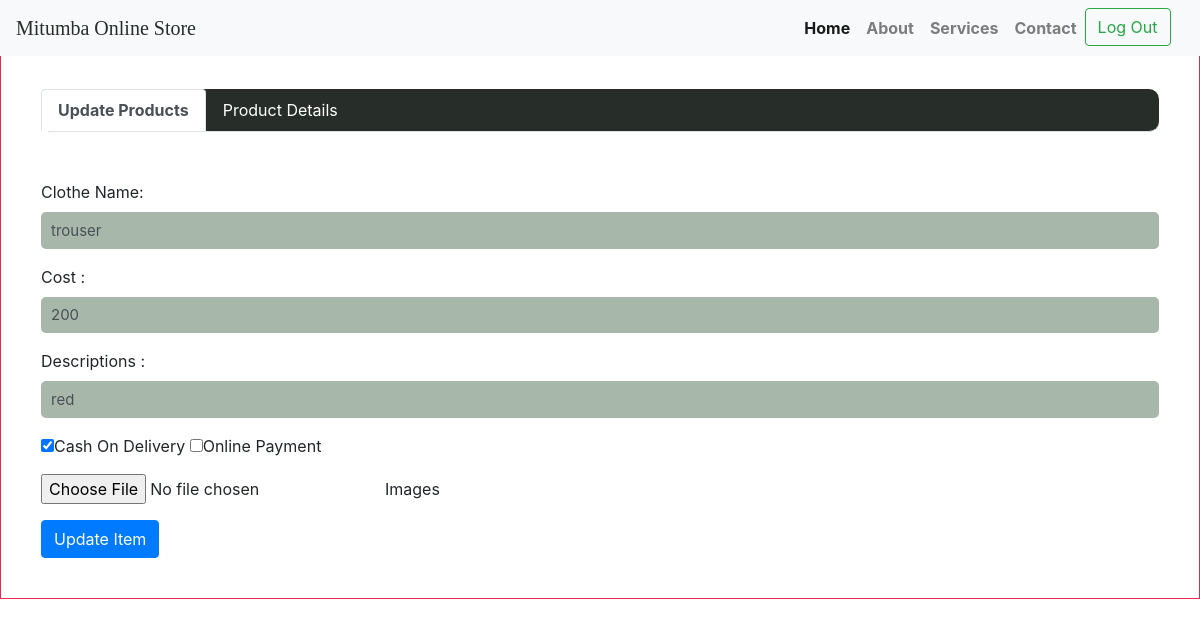
The page /update.php?clothe_id=34 (signed in) on the database its author committed.
### tables this page shows
CREATE TABLE `tbclothes` (
  `clothe_id` int(11) NOT NULL,
  `fldvendor_id` int(11) NOT NULL,
  `clothename` varchar(100) NOT NULL,
  `cost` bigint(15) NOT NULL,
  `descriptions` varchar(50) NOT NULL,
  `paymentmode` varchar(50) NOT NULL,
  `fldimage` varchar(1000) NOT NULL
);

### update.php (the view, shortened to what this page needs)
<?php
include("connection.php");
extract($_REQUEST);
if(isset($_SESSION['id']))
{
if(!empty($_GET['clothe_id']))
{
	$clothe_id=$_GET['clothe_id'];
	$query=mysqli_query($con,"select * from tbclothes   where clothe_id='$clothe_id'");
if(mysqli_num_rows($query))
{
	 $row=mysqli_fetch_array($query);
     $rclothename=$row['clothename'];
     $rcost=$row['cost'];
     $rdescriptions=$row['descriptions'];
     $rpaymentmode=$row['paymentmode'];
}
else
{
	header("location:clothes.php");
}
}
else
{
	header("location:clothes.php");
}
}
else
{
	header("location:vendor_login.php");
}
?>
<!DOCTYPE html>
<html lang="en">
<head>
  <link rel="stylesheet" href="https://maxcdn.bootstrapcdn.com/bootstrap/4.3.1/css/bootstrap.min.css">
     <link rel="stylesheet" href="path/to/font-awesome/css/font-awesome.min.css">
	 <link rel="stylesheet" href="https://use.fontawesome.com/releases/v5.8.1/css/all.css">
</head>
<body>
<nav class="navbar navbar-expand-lg navbar-light bg-light fixed-top">
  <a class="navbar-brand" href="index.php"><span style="color:#272e29;font-family: 'Permanent Marker', cursive;">Mitumba Online Store</span></a>
    <div class="collapse navbar-collapse" id="navbarResponsive">
      <ul class="navbar-nav ml-auto">
        <li class="nav-item active">
          <a class="nav-link" href="index.php">Home
              </a>
        </li>
        <li class="nav-item">
          <a class="nav-link" href="aboutus.php">About</a>
        </li>
        <li class="nav-item">
          <a class="nav-link" href="services.php">Services</a>
        </li>
        <li class="nav-item">
          <a class="nav-link" href="contact.php">Contact</a>
        </li>
		<li class="nav-item">
		  <form method="post">
          <?php
			if(empty($_SESSION['id']))
			{
			?>
		   <button class="btn btn-outline-danger my-2 my-sm-0" name="login">Log In</button>&nbsp;&nbsp;&nbsp;
            <?php
			}
			else
			{
			?>
			<button class="btn btn-outline-success my-2 my-sm-0" name="logout" type="submit">Log Out</button>&nbsp;&nbsp;&nbsp;
			<?php
			}
			?>
			</form>
        </li>
      </ul>
    </div>
</nav>
<br><br>
<div class="middle" style=" position:fixed; padding:40px; border:1px solid #ED2553;  width:100%;">
	   <ul class="nav nav-tabs nabbar_inverse" id="myTab" style="background:#272e29;border-radius:10px 10px 10px 10px;" role="tablist">
          <li class="nav-item">
             <a class="nav-link active" id="home-tab" data-toggle="tab" href="#viewitem" role="tab" aria-controls="home" aria-selected="true">Update Products</a>
          </li>
              <a class="nav-link" style="color:white;" id="profile-tab"  aria-selected="false">Product Details</a>
       </ul>
	   <br><br>
	   <div class="tab-content" id="myTabContent">
            <div class="tab-pane fade show active" id="viewitem" role="tabpanel" aria-labelledby="home-tab">
                        <form action="" method="post" enctype="multipart/form-data">
                                     <div class="form-group">
                                     <label for="clothe_name">Clothe Name:</label>
                                            <input type="text" class="form-control" id="clothe_name" value="<?php if(isset($rclothename)) { echo $rclothename;}?>" placeholder="Enter Clothe Name" name="clothe_name" required>
                                     </div>
                                     <div class="form-group">
                                            <label for="cost">Cost :</label>
                                            <input type="number" class="form-control" id="cost"  value="<?php if(isset($rcost)) { echo $rcost;}?>" placeholder="Ksh" name="cost" required>
                                     </div>
	                                 <div class="form-group">
                                            <label for="descriptions">Descriptions :</label>
                                            <input type="text" class="form-control" id="descriptions" value="<?php if(isset($rdescriptions)) { echo $rdescriptions;}?>" placeholder="Enter descriptions" name="descriptions" required>
                                    </div>
							        <div class="form-group">
									<?php
			                          $pay=explode(",",$rpaymentmode);
			                           ?>
                                         <input type="checkbox" <?php if(in_array("COD",$pay)) { echo "checked"; } ?> name="chk[]" value="COD"/>Cash On Delivery
			                             <input type="checkbox" <?php if(in_array("Online Payment",$pay)) { echo "checked"; } ?> name="chk[]" value="Online Payment"/>Online Payment
								         <br>
			      			        </div>
	                                <div class="form-group">
                                         <input type="file" accept="image/*" name="clothe_pic"/>Images
                                    </div>
                                    <button type="submit" name="update" class="btn btn-primary">Update Item</button>
									<br>
                               </form>
	        </div>
	  </div>
	</div>
</body>
</html>

### update.php (style rules this page uses)
ul li a { color:white;padding:40px; }
ul li a { color:black; font-weight:bold; }
.form-control { font-size: 15px; border-radius: 5px; width: 100%; padding: 15px 10px; border: 0; background:#a7b8ab; }

### rows shown on the page
tbclothes: clothe_name "trouser", cost "200", descriptions "red", paymentmode "☑"
